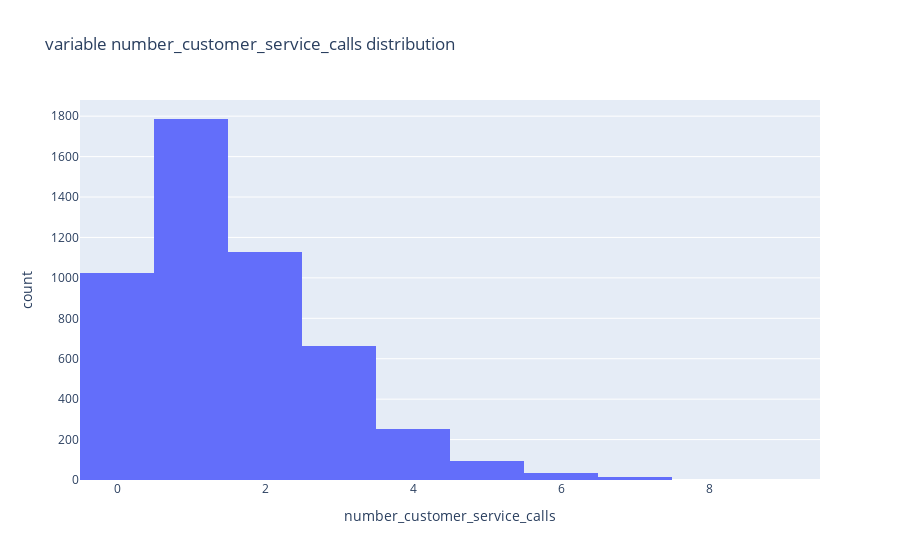

Source (notebook cell):
### Markdown cell above
The distribution of the variable `number_vmail_messages` shows a clear positive asymmetry (right-skewed), where the vast majority of customers (3678) do not use the voicemail service (value 0), while a small number of users show varied use of the service, reaching up to 50 messages. We clearly observe the possibility of creating a boolean variable that indicates whether the customer has used the voicemail service.

### Code cell
px.histogram(data, x='number_customer_service_calls', title=' variable number_customer_service_calls distribution')

### Figure 1 — Plotly figure (JSON) as saved in the notebook; plotly's stock layout.template omitted (floating-point values rounded to 4 significant figures; data arrays with more than 128 entries replaced by an {"elided": "..."} marker saying what was removed)
{"data": [{"alignmentgroup": "True", "bingroup": "x", "hovertemplate": "number_customer_service_calls=%{x}<br>count=%{y}<extra></extra>", "legendgroup": "", "marker": {"color": "#636efa", "pattern": {"shape": ""}}, "name": "", "offsetgroup": "", "orientation": "v", "showlegend": false, "type": "histogram", "x": {"elided": "5000 int values"}, "xaxis": "x", "yaxis": "y"}], "layout": {"barmode": "relative", "legend": {"tracegroupgap": 0}, "title": {"text": " variable number_customer_service_calls distribution"}, "xaxis": {"anchor": "y", "domain": [0, 1], "title": {"text": "number_customer_service_calls"}}, "yaxis": {"anchor": "x", "domain": [0, 1], "title": {"text": "count"}}}}
